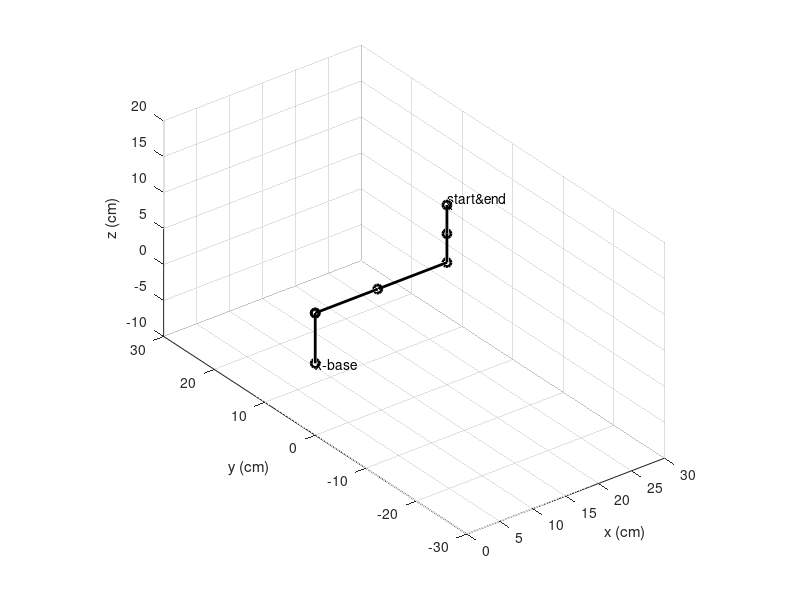

The MATLAB source for this figure:
%length of each joint
l1 = 7 ;
l2 = 0;
l3 = 9.5;
l4 = 10.5;
l5 = 4;
l6 = 4;

%% Plot the robotic arm, in 6(start and end positions are the same) different positions.
%output of the Inverse Kinematics
q1r = [0 -90 -90 -90 90 0 0]'*pi/180 ;
q2r = [0 0 0 90 90 90 0]'*pi/180 ;
q3r = [0 0 0 -90 -90 -90 0]'*pi/180 ;
q4r = [0 0 -180 -180 -180 -180 0]'*pi/180 ;
q5r = [0 0 90 90 90 0 0]'*pi/180 ;% q5 does not effect the end-effector but only orientation
q = [ q1r q2r q3r q4r q5r ] ;


pt=zeros(7,3);%to save end-effector position

%finding the postion of each joint and end effector
for i = 1:7

    q1=q(i,1);
    q2=q(i,2);
    q3=q(i,3);
    q4=q(i,4);
    q5=q(i,5);
    
   
    %% Trigonometric abbreviations
    c1 = cos(q1);
    c2 = cos(q2);
    c3 = cos(q3);
    c4 = cos(q4);
    c5 = cos(q5); 
    s1 = sin(q1);
    s2 = sin(q2);
    s3 = sin(q3);
    s4 = sin(q4);
    s5 = sin(q5);
    
    T1 = [c1 -s1 0 0;s1 c1 0 0; 0 0 1 l1; 0 0 0 1];
    T2 = [c2 -s2 0 0;0 0 -1 0; s2 c2 0 0; 0 0 0 1];
    T3 = [c3 -s3 0 l3;s3 c3 0 0; 0 0 1 0; 0 0 0 1];
    T4 = [c4 -s4 0 l4;s4 c4 0 0; 0 0 1 0; 0 0 0 1];
    T5 = [c5 -s5 0 0;0 0 1 l5; -s5 -c5 0 0; 0 0 0 1];
    T6 = [1 0 0 0;0 1 0 0; 0 0 1 l6; 0 0 0 1];
    
    %forward kinematics
    FK = T1*T2*T3*T4*T5*T6;
   
    %base position
    x0 = 0;
    y0 = 0;
    z0 = 0;
    %T1(1:3,4)- first joint position
    x1 = 0;
    y1 = 0;
    z1 = 7;
    
    %M=T1*T2; M(1:3,4); second joint position
    x2 = 0;
    y2 = 0;
    z2 = 7;
    
    %M=T1*T2*T3; M(1:3,4);
    x3 = (19*cos(q1)*cos(q2))/2;
    y3 = (19*cos(q2)*sin(q1))/2;
    z3 = (19*sin(q2))/2 + 7;

    %M=T1*T2*T3*T4; M(1:3,4);    
    x4 = (cos(q1)*(21*cos(q2 + q3) + 19*cos(q2)))/2;
    y4 = (sin(q1)*(21*cos(q2 + q3) + 19*cos(q2)))/2;
    z4 = (21*sin(q2 + q3))/2 + (19*sin(q2))/2 + 7;

    %M=T1*T2*T3*T4*T5; M(1:3,4); 
    x5 = (cos(q1)*(21*cos(q2 + q3) - 8*sin(q2 + q3 + q4) + 19*cos(q2)))/2;
    y5 = (sin(q1)*(21*cos(q2 + q3) - 8*sin(q2 + q3 + q4) + 19*cos(q2)))/2;
    z5 = 4*cos(q2 + q3 + q4) + (21*sin(q2 + q3))/2 + (19*sin(q2))/2 + 7;

    
    %FK(1:3,4);end effector position
    xt = (cos(q1)*(21*cos(q2 + q3) - 16*sin(q2 + q3 + q4) + 19*cos(q2)))/2;
    yt = (sin(q1)*(21*cos(q2 + q3) - 16*sin(q2 + q3 + q4) + 19*cos (q2)))/2;
    zt = 8*cos(q2 + q3 + q4) + (21*sin(q2 + q3))/2 + (19*sin(q2))/2 + 7;
    
    pt(i,1)=xt;
    pt(i,2)=yt;
    pt(i,3)=zt;
    
    figure (1) 
    
    xx = [ x0; x1; x2; x3; x4; x5; xt ] ;
    yy = [ y0; y1; y2; y3; y4; y5; yt ] ;
    zz = [ z0; z1; z2; z3; z4; z5; zt ] ;
    
    %plotting links
    plot3(xx,yy,zz,'ko-','Linewidth',2)
    grid on
    axis equal
    hold on
    axis([0 30 -30 30 -10 20])    
    xlabel('x (cm)') ; ylabel('y (cm)') ;zlabel('z (cm)');
    
    %to display the position of base and star-end point
    text(0,0,0,'x-base');
    text(pt(1,1),pt(1,2),pt(1,3),'x') ; text(pt(1,1) + 0.5,pt(1,2) + 0.5, pt(1,3) + 0.5, 'start&end');
    pause(1)
     
     
    hold off
  
end